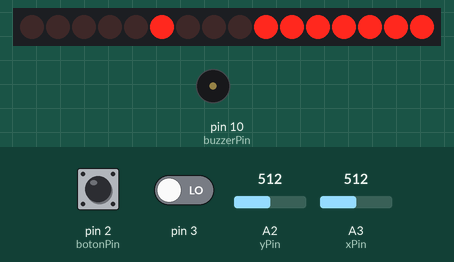
Simulated run of this sketch. Board: Arduino Uno, built with avr-gcc and run on an emulated ATmega328P. Shown: 16 shift-register outputs drawn as a row of LEDs (first output left, lit = HIGH), buzzer (waves = sounding). Wiring (inferred from the names in the program): 2 × shift register (74HC595): data pin 5; shift clock pin 9; latch pin 6. Wiring (inferred from the signals the program sends): row of LEDs: on Q0, Q1, Q2, Q3, Q4, Q5, Q6, Q7, Q8, Q9, Q10, Q11, Q12, Q13, Q14, Q15. Inputs (shaded band) come from the test bench; at power-on: A2 (yPin) = 512, A3 (xPin) = 512, pin 2 (botonPin) LOW, pin 3 LOW. Random numbers use the default seed unless the sketch sets one.

Above: at 1.2 s.
1.3 s: A2 (yPin) set to 281
3.0 s: A2 (yPin) set to 260
At 3.7 s:
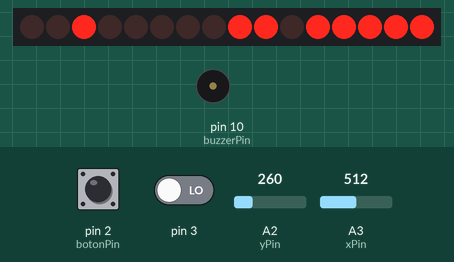
6.0 s: A3 (xPin) set to 310
9.0 s: A3 (xPin) set to 403
12.0 s: A3 (xPin) set to 428
At 12.15 s:
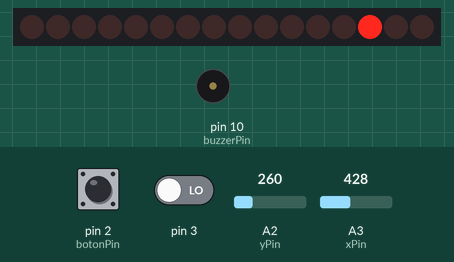
At 15.0 s:
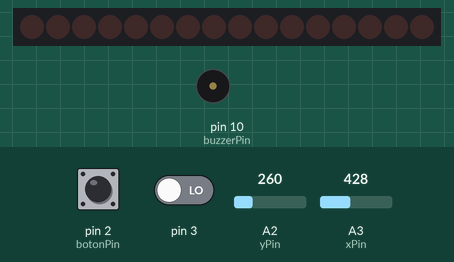
Timing chart, 0 to 16.0 s (numbered marks = the images above; inputs shaded):
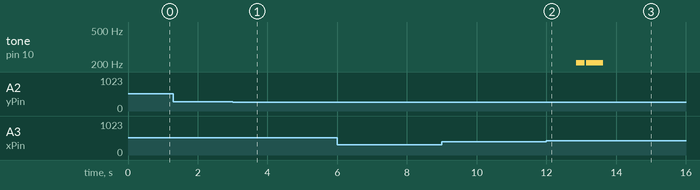

The sketch:

Juego_matriz_exposicion.ino
```cpp
//TIMER, variables utilizadas en el timer, necesitan ser volatile
volatile uint8_t columna=0;
volatile uint8_t array_display[8] = {
  B1000000, B0100000, B0010000, B0001000, B0000100, B0000010, B0000001, 0};
volatile uint8_t columnaa[6] = {
  B11111110, B11111101, B11111011, B11110111, B11101111, 0};

int state;
int botonPin=2;
int botonState;
//74HC595 controla la matriz led
int pinLatch = 6; //Pin para el latch de los 74CH495
int pinDatos = 5; //Pin para Datos serie del 74CH495
int pinReloj = 9; //Pin para reloj del 74CH495
//Valor y Pines del acelerometro
int xVal = 0;
int xPin = A3;
int yVal = 0;
int yPin = A2;
//PUNTO CONTROLADO CON EL ACELEROMETRO
//Posicion del punto
int posicionX = 0;
int posicionY = 0;
//Datos que le enviamos a los displays
int xPixel = 0;
int yPixel = 0;
//PUNTO PARPADEANTE
//Posicion del punto
int yPunto = 0;
int xPunto = 0;
//Datos que le enviamos a los displays
int Xp = 0;
int Yp = 0;
//Dificultad del juego. Mientras menor sea el numero, mayor sera la dificultad.
//Float para poder variar mas suavemente la dificultad (0.5)
float dificultad = 20;
//Variables para sustituir un delay por un millis()
long Tini=0;
long Tfin=0;
long Tinicial = 0;
long Tfinal = 0;
long Tespera = 0;
/////////////////
int tiempo = 0; //Variable que usamos para salir del while
int buzzerPin = 10; //Pin del zumbador
int gameOver = 0; //Variable para saber si el juego ha acabado o no
void setup(){
  iniciarTimer();
  pinMode(pinLatch,OUTPUT);
  pinMode(pinDatos,OUTPUT);
  pinMode(pinReloj,OUTPUT);
  pinMode(buzzerPin, OUTPUT);
  randomSeed(analogRead(A0));
}
void loop(){
  if(gameOver == 0){
    //Las coordenadas del punto parpadeante se generan aleatoriamente
    yPunto = random(4);
    xPunto = random(6);
    //La dificultad aumenta
    dificultad=dificultad-0.5;
    //El tiempo que tarda en cambiar de posicion el punto parpadeante es igual a la dificultad
    tiempo = dificultad;
    //Desde que tiempo es igual a dificultad hasta que es igual a 0, las coordenadas del punto parpadeante y la dificultad no cambian,
    //a no ser que llegues hasta el con el punto que tu controlas.
    while(tiempo > 0){
      //PUNTO PARPADEANTE
      //Cuando falte poco tiempo para que el punto parpadeante cambie de posicion, su tiempo de parpadeo sera menor,
      //mientras tanto, este conservara su valor inicial: 0.5s
      if(tiempo < 7){
        if(tiempo < Tespera-50){
          Tespera = Tespera - tiempo;
        }
      }
      else{
        Tespera=500;
      }
      //La funcion de parpadeo consiste en alternar los valores del punto entre su (x, y) y 0,
      //consiguiendo que se muestre el punto y la pantalla apagada sucesivamente.
      Tfinal=millis();
      if(Tfinal-Tinicial>Tespera){
        Tinicial = Tfinal;
        if (Yp == 7){
          Xp = xPunto;
          Yp = yPunto;
        }
        else{
          Xp = 7;
          Yp = 7;
        }
      }
      //Cada 0.5s la variable tiempo va disminuyendo
      Tfin=millis();
      if(Tfin-Tini>500){
        Tini = Tfin;
        tiempo --;
      }
      /*-----------------------------------------------*/
      //PUNTO CONTROLADO CON EL ACELEROMETRO
      //Leemos los valores del acelerómetro
      botonState=digitalRead(botonPin);
      if(botonState==1){
        state=!state;
        while(botonState==1){
          botonState=digitalRead(botonPin);
        }
      }
      if(state==0){
        xVal = analogRead(xPin);
        yVal = analogRead(yPin);
      }
      else{
        xVal = 1024-analogRead(A5)-150;
        yVal = 1024-analogRead(A4)-200;
      }
      //Movimiento del punto si esta dentro de los margenes
      //Movimiento de la y (depende del eje X del acelerometro)
      if(xVal>420 && yPixel>0){
        yPixel=yPixel-1;
      }
      if(xVal<320 && yPixel<4){
        yPixel=yPixel+1;
      }
      //Movimiento de la x (depende del eje Y del acelerometro)
      if(yVal>370 && xPixel>0){
        xPixel=xPixel-1;
      }
      if(yVal<270 && xPixel<6){
        xPixel=xPixel+1;
      }
      //Se le envian datos diferentes a la matriz cuando la X o la Y del punto ha cambiado.
      //Con esto conseguimos que el punto pueda moverse en diagonal y cada cierto tiempo.
      if(xPixel != posicionX || yPixel != posicionY){
        posicionX = xPixel;
        posicionY = yPixel;
        delay(200);
      }
      //Cada vez que alcanzas el punto parpadeante el zumbador pita y
      //cambiamos la variable tiempo para poder salir del while y cambiar asi las coordenadas del punto parpadeante
      if(yPixel == yPunto && xPixel == xPunto){
        tiempo = -1;
        digitalWrite(buzzerPin, HIGH);
        delay(10);
        digitalWrite(buzzerPin, LOW);
      }
      //Si pasa mucho tiempo sin alcanzar el punto parpadeante el juego termina.
      if(Tespera == 51){
        gameOver=1;
      }
    }
  }
  //QUE OCURRE CUANDO EL JUEGO TERMINA
  if(gameOver == 1){
    //Escribimos en la matris de tal manera que no salga nada en ella
    xPixel = 7;
    yPixel = 5;
    Xp = 7;
    Yp = 5;
    //Emitimos un pitido
    for(int i=0; i<50; i++){
      digitalWrite(buzzerPin, HIGH);
      delayMicroseconds(1915);
      digitalWrite(buzzerPin, LOW);
      delayMicroseconds(1915);
    }
    delay(50);
    for(int i=0; i<100; i++){
      digitalWrite(buzzerPin, HIGH);
      delayMicroseconds(1915);
      digitalWrite(buzzerPin, LOW);
      delayMicroseconds(1915);
    }
    //Dejamos abierta la posibilidad de resetear el juego para volver a empezar
    while(gameOver == 1){
      dificultad = 20;
      xPixel = 7;
      yPixel = 5;
      Xp = 7;
      Yp = 5;
      if(digitalRead(3) == HIGH){
        gameOver = 0;
        xPixel = 0;
        yPixel = 0;
      }
    }
  }
}
void iniciarTimer(void){
  TCNT2=0;
  TCCR2A = 0;
  TCCR2B = 5;
  TIMSK2 |= (1>>TOIE1);
  sei();
}
SIGNAL(TIMER2_OVF_vect){
  TCNT2 = 0;
  digitalWrite(pinLatch, LOW);
  shiftOut(pinDatos, pinReloj, MSBFIRST, columnaa[yPixel]);
  shiftOut(pinDatos, pinReloj, MSBFIRST, array_display[xPixel]);
  digitalWrite(pinLatch, HIGH);
  digitalWrite(pinLatch, LOW);
  shiftOut(pinDatos, pinReloj, MSBFIRST, columnaa[Yp]);
  shiftOut(pinDatos, pinReloj, MSBFIRST, array_display[Xp]);
  digitalWrite(pinLatch, HIGH);
}
```

Measured:
- the behaviour switches between 270 and 269 on A2 (yPin) (found by bisection; images 0 and 1)
